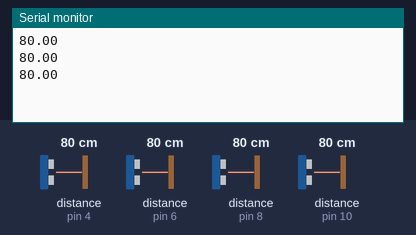
Simulated run of this sketch. Board: Arduino Uno, built with avr-gcc and run on an emulated ATmega328P. On the bench: the last lines printed to the serial monitor. Inputs (shaded band) come from the test bench; at power-on: distance to the obstacle (sensors on pin 4, pin 6, pin 8, pin 10) 80 cm. The echo pulse lasts 58.3 µs per cm.

Above: at 1.3 s.
1.4 s: distance to the obstacle (sensor on pin 4) set to 2 cm
At 2.0 s:
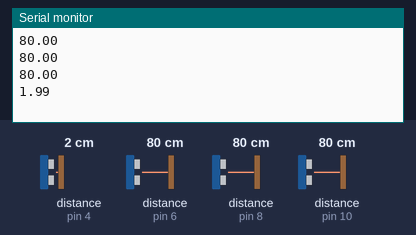
2.9 s: distance to the obstacle (sensor on pin 4) set to 4 cm
At 3.6 s:
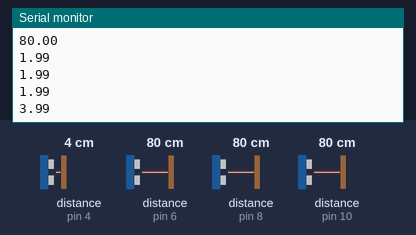
Timing chart, 0 to 5.9 s (numbered marks = the images above; inputs shaded):
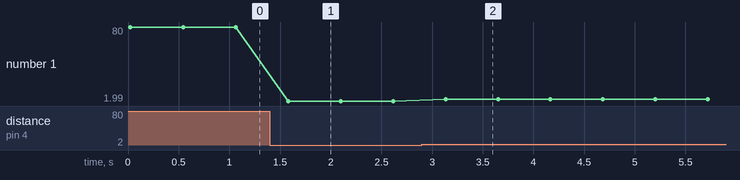

Measured:
- after the input at 1.4 s, the serial monitor: prints a new line after 0.18 s (image 1)
- after the input at 2.9 s, the serial monitor: prints a new line after 0.23 s (image 2)
- plotted number 1: 80 → 1.99 after the input at 1.4 s, 1.99 → 3.99 after the input at 2.9 s

The sketch:

SonicFin.ino
```cpp
// HCSR04Ultrasonic/examples/UltrasonicDemo/UltrasonicDemo.pde
#include <Ultrasonic.h>

#define TRIGGER_PIN_A  11
#define ECHO_PIN_A     10

#define TRIGGER_PIN_B  9
#define ECHO_PIN_B     8

#define TRIGGER_PIN_C  7
#define ECHO_PIN_C     6

#define TRIGGER_PIN_D  5
#define ECHO_PIN_D     4

Ultrasonic sonics[4] = {Ultrasonic(TRIGGER_PIN_D, ECHO_PIN_D),Ultrasonic(TRIGGER_PIN_C, ECHO_PIN_C),Ultrasonic(TRIGGER_PIN_B, ECHO_PIN_B),Ultrasonic(TRIGGER_PIN_A, ECHO_PIN_A)};

void setup()
{
  Serial.begin(9600);
}

void loop()
{
  float minDistance = 3000;
  for(int i=0; i< 4 ; i++){
    float cmMsec, inMsec;
    long microsec = sonics[i].timing();

    cmMsec = sonics[i].convert(microsec, Ultrasonic::CM); // 計算距離，單位: 公分
    inMsec = sonics[i].convert(microsec, Ultrasonic::IN); // 計算距離，單位: 英吋

    if(cmMsec < minDistance){
      minDistance = cmMsec;
    }

    //Serial.print(cmMsec);
    //Serial.print(" ,");
  }
  //Serial.println();
  if(minDistance < 300){
      Serial.println(minDistance);
  }
  delay(500);
}
```
